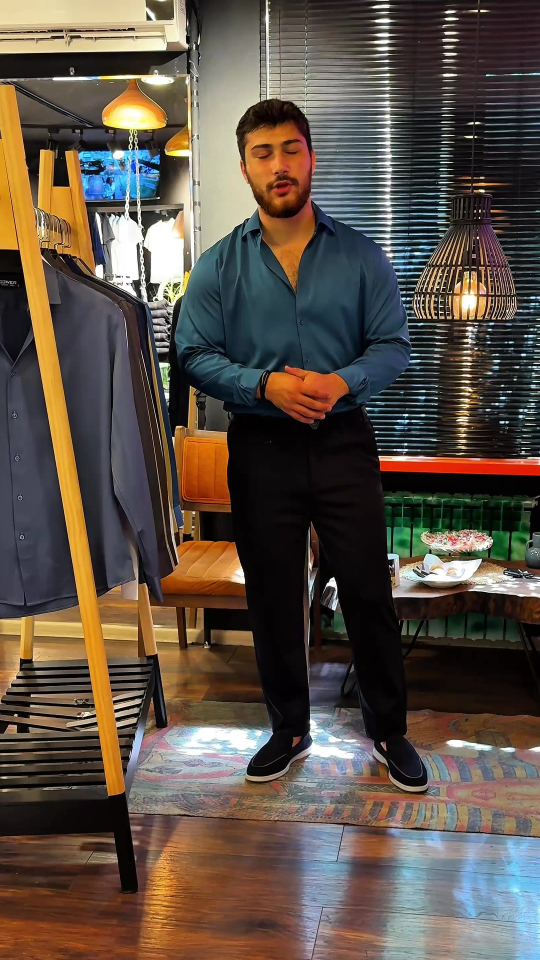
#> input picture web/assets/model_baku_master.jpg, 1080 x 1920 px, found by its file name (shown at 1/2 size)
$ python test_overlay_preview2.py
#> lines starting #> are read from the running program, lines starting #| are printed output that depends on the picture
import os
from PIL import Image, ImageDraw

img_path = r"C:\Users\User\Documents\Moradin Industries\04_Projects\Marko_Digital_Atelier\web\assets\model_baku_master.jpg"
out_path = r"C:\Users\User\Documents\Moradin Industries\04_Projects\Marko_Digital_Atelier\00_Working\preview_calibrated_overlay2.jpg"

img = Image.open(img_path).convert("RGBA")
canvas_w, canvas_h = 450, 800
resized = img.resize((canvas_w, canvas_h), Image.Resampling.LANCZOS)
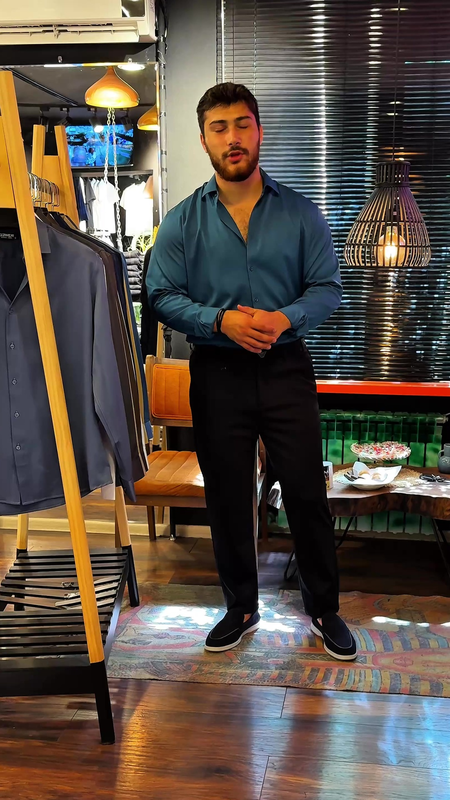
#> resized: PIL image 450x800 RGBA; mean R, G, B, A 92.4, 80.8, 70.1, 255

overlay = Image.new("RGBA", (canvas_w, canvas_h), (7, 9, 14, 60))
composed = Image.alpha_composite(resized, overlay)
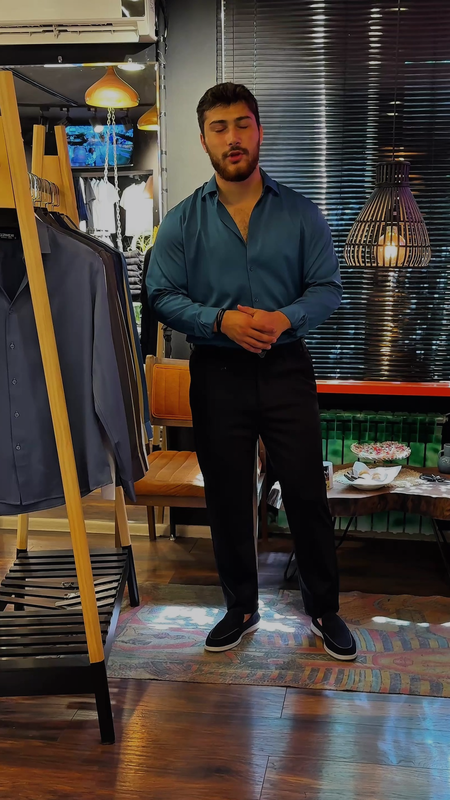
#> composed: PIL image 450x800 RGBA; mean R, G, B, A 72.3, 63.9, 56.9, 255
draw = ImageDraw.Draw(composed)

# Exact landmarks on the 450x800 frame:
head = (int(canvas_w * 0.615), int(canvas_h * 0.22))
sh_l = (int(canvas_w * 0.49), int(canvas_h * 0.315))
sh_r = (int(canvas_w * 0.74), int(canvas_h * 0.315))
thor = (int(canvas_w * 0.615), int(canvas_h * 0.40))
w_l = (int(canvas_w * 0.52), int(canvas_h * 0.575))
w_r = (int(canvas_w * 0.71), int(canvas_h * 0.575))
pelvis = (int(canvas_w * 0.62), int(canvas_h * 0.63))
knee_l = (int(canvas_w * 0.55), int(canvas_h * 0.76))
knee_r = (int(canvas_w * 0.70), int(canvas_h * 0.76))
ank_l = (int(canvas_w * 0.54), int(canvas_h * 0.91))
ank_r = (int(canvas_w * 0.75), int(canvas_h * 0.91))

gold = (212, 175, 55, 230)
green = (74, 222, 128, 255)

connections = [
    (head, thor),
    (thor, pelvis),
    (sh_l, sh_r),
    (sh_l, thor),
    (sh_r, thor),
    (w_l, w_r),
    (pelvis, knee_l),
    (pelvis, knee_r),
    (knee_l, ank_l),
    (knee_r, ank_r)
]

for p1, p2 in connections:
    draw.line([p1, p2], fill=gold, width=2)

nodes = [head, sh_l, sh_r, thor, w_l, w_r, pelvis, knee_l, knee_r, ank_l, ank_r]
for x, y in nodes:
    draw.ellipse([x - 6, y - 6, x + 6, y + 6], outline=green, fill=(74, 222, 128, 90), width=2)
    draw.ellipse([x - 2.5, y - 2.5, x + 2.5, y + 2.5], fill=green)

composed.convert("RGB").save(out_path, quality=95)
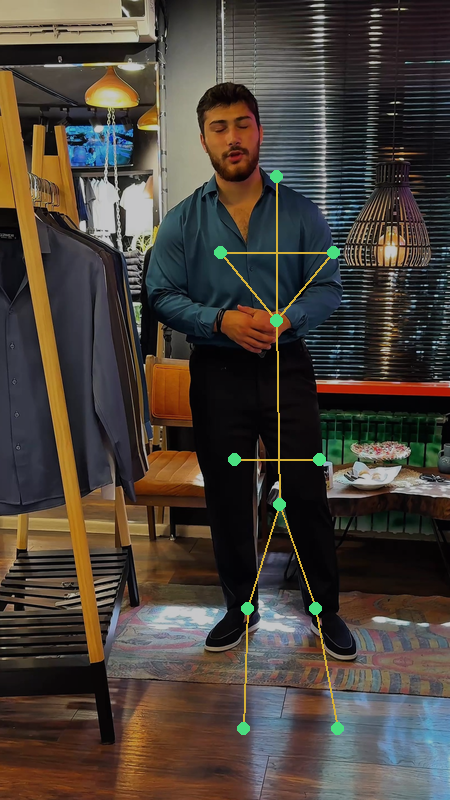
#> saved as preview_calibrated_overlay2.jpg: PIL image 450x800 RGB; mean R, G, B 73.4, 65.3, 57.2
print(f"Generated preview overlay 2 at: {out_path}")
